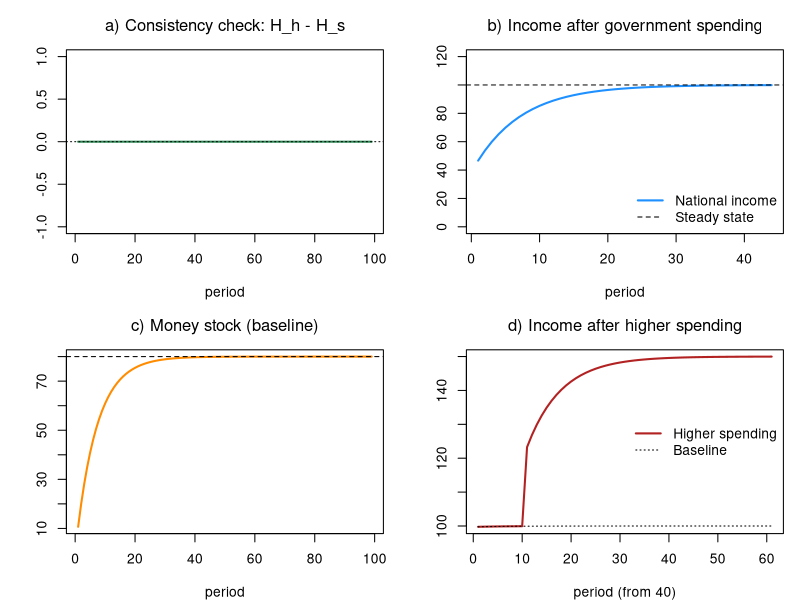

Reproduce this figure in R.
# *************************************************************************
#  Model SIM (aggregate)
#  Source: Godley & Lavoie, Monetary Economics, chapter 3
#  Last change: 01/07/2026
# *************************************************************************

# Clear environment
rm(list = ls(all = TRUE))

# Set model parameters ####
nPeriods    <- 100         # Periods
nScenarios  <- 2           # 1 baseline, 2 higher government spending
alpha1      <- 0.6         # Propensity to consume out of income
alpha2      <- 0.4         # Propensity to consume out of wealth
theta       <- 0.2         # Tax rate on income
Gexog       <- 20          # Government spending (once switched on)
Gshock      <- 30          # Higher government spending (scenario 2)
shockStart  <- 50          # Period at which spending rises (scenario 2)

# Create the variables as matrices [scenario, period], all starting at zero ####
Y   <- matrix(0, nScenarios, nPeriods)  # Output / income
C   <- matrix(0, nScenarios, nPeriods)  # Consumption
YD  <- matrix(0, nScenarios, nPeriods)  # Disposable income
TAX <- matrix(0, nScenarios, nPeriods)  # Taxes
V   <- matrix(0, nScenarios, nPeriods)  # Household wealth (= money in SIM)
H_h <- matrix(0, nScenarios, nPeriods)  # Money held by households
H_s <- matrix(0, nScenarios, nPeriods)  # Money supplied by the government

# Exogenous variables ####
G <- matrix(0, nScenarios, nPeriods)    # Government spending

# Shocks ####
G[, 2:nPeriods] <- Gexog                          # Spending switched on in period 2
G[2, shockStart:nPeriods] <- Gshock               # Higher spending in scenario 2

# Loop over scenarios ####
for (j in 1:nScenarios) {
  
  # Time loop
  for (i in 2:nPeriods) {
    
    # Solve the SIMULTANEOUS equations by iteration
    for (iter in 1:100) {
      
      Y[j, i]   = C[j, i] + G[j, i]                        # Output = demand
      YD[j, i]  = Y[j, i] - TAX[j, i]                      # Disposable income
      TAX[j, i] = theta * Y[j, i]                          # Taxes on income
      V[j, i]   = V[j, i - 1] + (YD[j, i] - C[j, i])       # Wealth accumulation
      C[j, i]   = alpha1 * YD[j, i] + alpha2 * V[j, i]     # Consumption
      H_h[j, i] = V[j, i]                                  # Money held = wealth
      H_s[j, i] = H_s[j, i - 1] + (G[j, i] - TAX[j, i])    # Money supply = cumulative deficit
    }
  }
}

# Display the results ####
Ystar  <- Gexog / theta                                    # Analytic steady-state GDP (baseline)
sfcGap <- max(abs(H_h[1, 2:nPeriods] - H_s[1, 2:nPeriods]))
cat(" ******************************")
cat("\n Max |H_h - H_s| =", sfcGap)
cat("\n ******************************")
cat("\n Baseline steady-state values: \n Y =", round(Y[1, nPeriods], 2),
    "\n V =", round(V[1, nPeriods], 2),
    "\n H_h =", round(H_h[1, nPeriods], 2))
cat("\n ******************************")

# Plot the results ####
op = par(mfrow = c(2, 2), mar = c(4, 4, 3, 1))

# a) Consistency check (baseline): H_h - H_s should hug zero
plot(H_h[1, 2:nPeriods] - H_s[1, 2:nPeriods], type = "l", col = "seagreen", lwd = 2,
     font.main = 1, main = "a) Consistency check: H_h - H_s", xlab = "period", ylab = "",
     ylim = range(-1, 1)); abline(h = 0, lty = 3)

# b) Income building up after government spending starts (baseline)
plot(Y[1, 2:45], type = "l", col = "dodgerblue", lwd = 2, font.main = 1,
     main = "b) Income after government spending", xlab = "period", ylab = "",
     ylim = range(0, 120)); abline(h = Ystar, lty = 2)
legend("bottomright", c("National income", "Steady state"),
       col = c("dodgerblue", "black"), lwd = c(2, 1), lty = c(1, 2), bty = "n")

# c) Money stock building up (baseline)
plot(H_h[1, 2:nPeriods], type = "l", col = "darkorange", lwd = 2, font.main = 1,
     main = "c) Money stock (baseline)", xlab = "period", ylab = "")
abline(h = (1 - theta) * Gexog / theta * (1 - alpha1) / alpha2, lty = 2)  # steady-state H

# d) Income after the government-spending rise (scenario 2 vs baseline)
yr = range(Y[1, 40:nPeriods], Y[2, 40:nPeriods])
plot(Y[2, 40:nPeriods], type = "l", col = "firebrick", lwd = 2, font.main = 1,
     main = "d) Income after higher spending", xlab = "period (from 40)", ylab = "", ylim = yr)
lines(Y[1, 40:nPeriods], col = "black", lwd = 1, lty = 3)
legend("right", c("Higher spending", "Baseline"), col = c("firebrick", "black"),
       lwd = c(2, 1), lty = c(1, 3), bty = "n")

par(op)

#dev.copy(png, "Fig1_BASIC_SIM.png", width = 3000, height = 2400, res = 300); dev.off()
